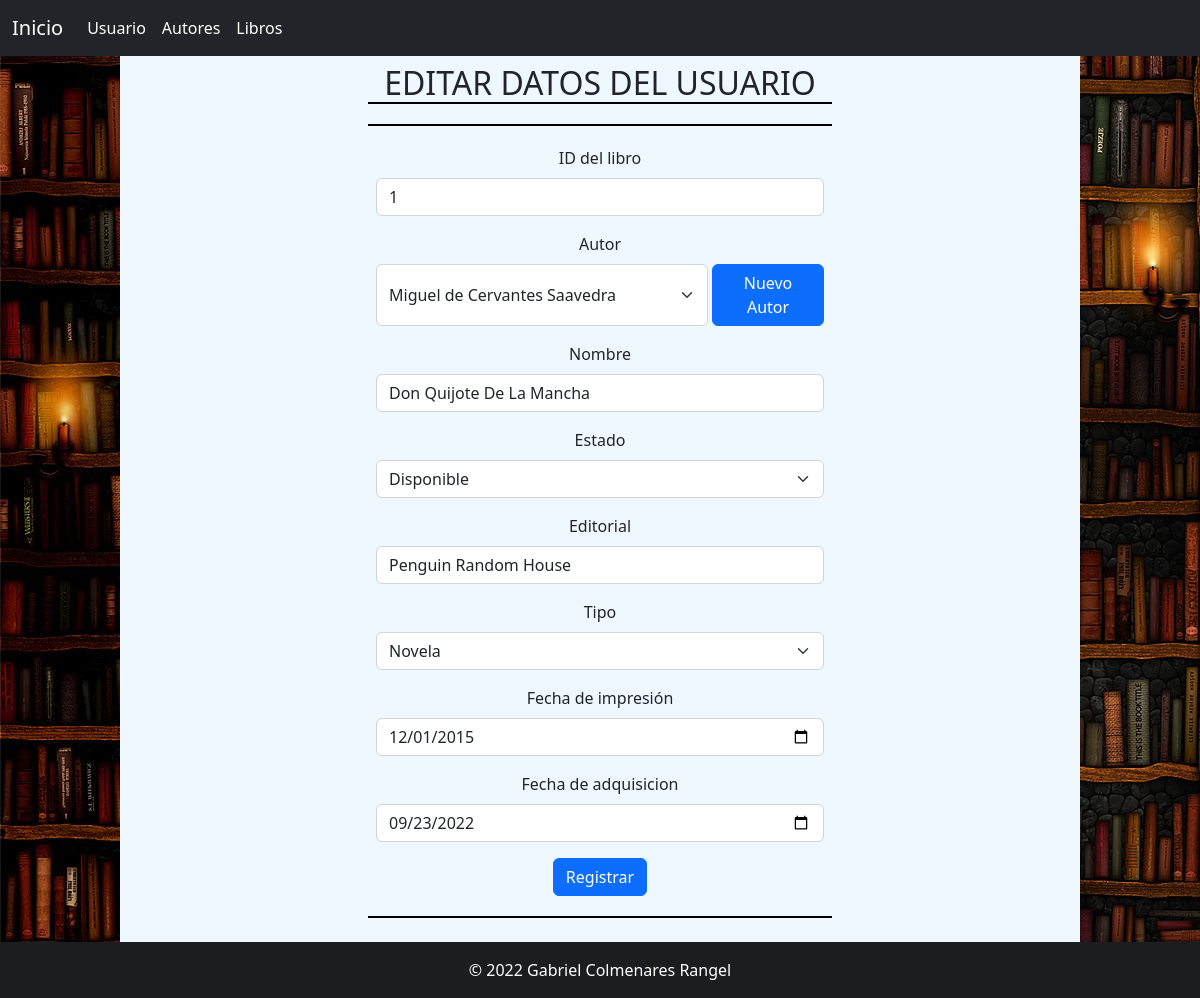
Page /editarLibro.php?id=1 on the committed database.
### tables this page shows
CREATE TABLE `libros` (
  `idlibros` int(11) NOT NULL,
  `autores_idautores` int(11) NOT NULL,
  `nombre` varchar(60) NOT NULL,
  `estado` varchar(45) DEFAULT NULL,
  `editorial` varchar(45) DEFAULT NULL,
  `tipo` varchar(45) DEFAULT NULL,
  `fechaImpresion` date DEFAULT NULL,
  `fechaAdquisicion` date DEFAULT NULL
);

CREATE TABLE `autores` (
  `idautores` int(11) NOT NULL,
  `nombre` varchar(45) DEFAULT NULL,
  `fechaNacimiento` date DEFAULT NULL,
  `lugarNacimiento` varchar(45) DEFAULT NULL,
  `linkBiografia` varchar(300) DEFAULT NULL
);

### editarLibro.php (the view, shortened to what this page needs)
<!DOCTYPE html>
<html lang="es">
<head>
    <link href="https://cdn.jsdelivr.net/npm/bootstrap@5.2.1/dist/css/bootstrap.min.css" rel="stylesheet">
    <link rel="stylesheet" href="estilo.css">
</head>
<body>
    <nav class="navbar navbar-expand-lg navbar-dark bg-dark" >
        <div class="container-fluid">
            <a class="navbar-brand" href="index.php">Inicio</a>
            <div class="collapse navbar-collapse" id="navbarNav">
                <ul class="navbar-nav">
                    <li class="nav-item">
                        <a class="nav-link active" aria-current="page" href="registrarUsuario.php">Usuario</a>
                    </li>
                    <li class="nav-item">
                        <a class="nav-link active" href="registrarAutor.php">Autores</a>
                    </li>
                    <li class="nav-item">
                        <a class="nav-link active" href="registrarLibro.php">Libros</a>
                    </li>
                </ul>
            </div>
        </div>
    </nav>
    <section class="contenido">
        <div class="container p-2 text-center d-grid gap-2 d-md-block col-6">
            <h2>EDITAR DATOS DEL USUARIO</h2>
            <?php
                $id = $_GET['id'];
                $conexion = new mysqli("localhost","root","","prestamoLibros");
                $sql = "SELECT * FROM libros WHERE idlibros=".$id."";
                $consulta = mysqli_query($conexion, $sql);
                while($fila = mysqli_fetch_array($consulta)){
                    $autor = mysqli_fetch_array(mysqli_query($conexion, "SELECT nombre FROM autores WHERE idautores='".$fila['autores_idautores']."'"));
                ?>
                <form action="editLib.php" method="post" class="mb-3" required>
                    <div class="row mb-3">
                        <label for="txtId" class="form-label">ID del libro</label>
                        <input type="text" name="txtId" id="txtId" value="<?php echo $fila['idlibros'] ?>" readonly class="form-control" required>
                    </div>
                    <div class="row mb-3">
                        <label for="CBAutor" class="form-label">Autor</label>
                        <select name="CBAutor" id="CBAutor" class="form-select col">
                        <option value="<?php echo $autor['nombre'] ?>" selected="selected"><?php echo $autor['nombre'] ?></option>
                            <?php
                            $conexion = new mysqli("localhost","root","","prestamoLibros");
                            ?>
                        </select>
                        <a href="index.php" class="btn btn-primary col col-lg-3 ms-1">Nuevo Autor</a>
                    </div>
                    <div class="row mb-3">
                        <label for="txtNombre" class="form-label">Nombre</label>
                        <input type="text" name="txtNombre" id="txtNombre" value="<?php echo $fila['nombre'] ?>" class="form-control" required>
                    </div>
                    <div class="row mb-3">
                        <label for="CBEstado" class="form-label">Estado</label>
                        <select name="CBEstado" id="CBEstado" class="form-select">
                            <option value="<?php echo $fila['estado'] ?>" selected="selected"><?php echo $fila['estado'] ?></option>
                        </select>
                    </div>
                    <div class="row mb-3">
                        <label for="txtEditorial" class="form-label">Editorial</label>
                        <input type="text" name="txtEditorial" id="txtEditorial" value="<?php echo $fila['editorial'] ?>" class="form-control" required>
                    </div>
                    <div class="row mb-3">
                        <label for="CBTipo" class="form-label">Tipo</label>
                        <select name="CBTipo" id="CBTipo" class="form-select">
                            <option value="<?php echo $fila['tipo'] ?>" selected="selected"><?php echo $fila['tipo'] ?></option>
                        </select>
                    </div>
                    <div class="row mb-3">
                        <label for="dtImpresion" class="form-label">Fecha de impresión</label>
                        <input type="date" name="dtImpresion" id="dtImpresion" value="<?php echo $fila['fechaImpresion'] ?>" class="form-control" required>
                    </div>
                    <div class="row mb-3">
                        <label for="dtAdquisicion" class="form-label">Fecha de adquisicion</label>
                        <input type="date" name="dtAdquisicion" id="dtAdquisicion" value="<?php echo $fila['fechaAdquisicion'] ?>" class="form-control" required>
                    </div>
                    <input type="submit" value="Registrar" class="btn btn-primary">
                </form>
                <?php
                }
                ?>
        </div>
        </section>
    <footer class="bg-dark text-center text-white">
    <div class="text-center p-3" style="background-color: rgba(0, 0, 0, 0.2);">
        © 2022 Gabriel Colmenares Rangel
    </div>
    </footer>
</body>
</html>

### estilo.css (style rules this page uses)
body { background-image: url("img/fondo.jpg"); }
h2 { border-bottom: solid black 2px; margin: 0 0 20px 0; }
.contenido { background-color: aliceblue; width: 80%; margin: 0 10%; min-height: 90vh; }
form { padding: 20px; border-top: solid black 2px; border-bottom: solid black 2px; }

### rows in the picture
libros: txtId "1", CBAutor "Miguel de Cervantes Saavedra", txtNombre "Don Quijote De La Mancha", CBEstado "Disponible", txtEditorial "Penguin Random House", CBTipo "Novela", dtImpresion "12/01/2015", dtAdquisicion "09/23/2022"
